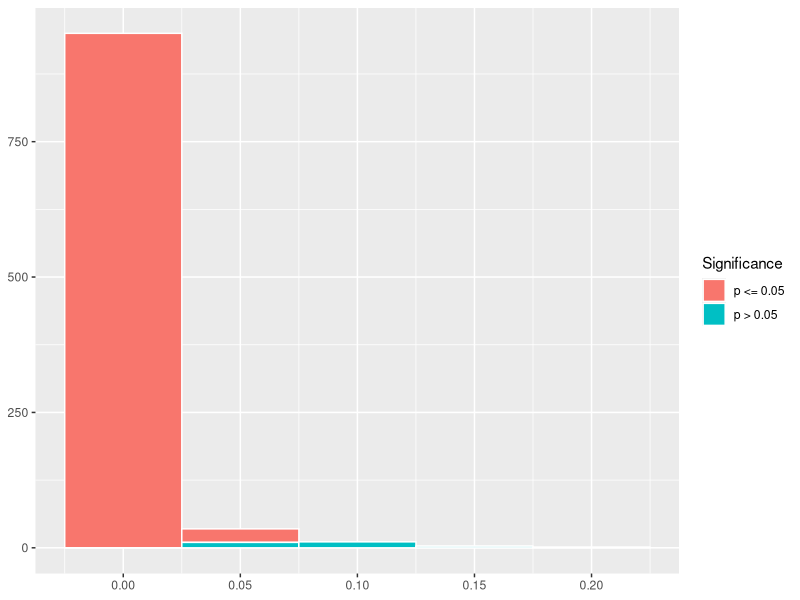

Source code (R):
library(ggplot2)

# change these parameters if you wnt
samplesPerExperiment <- 100
nExperiments <- 1000

# generate the experimental data
controls = rnorm(n = samplesPerExperiment*nExperiments, mean = 50, sd = 20)
tests = rnorm(n = samplesPerExperiment*nExperiments, mean = 60, sd = 20)
dim(controls) <- c(samplesPerExperiment, nExperiments)
dim(tests) <- c(samplesPerExperiment, nExperiments)

# this function calculate a p values
pValue <- function(nSamples1, mean1, var1,
                   nSamples2, mean2, var2) {
    delta <- mean2 - mean1
    stderr <- sqrt(var1/nSamples1 + var2/nSamples2)
    z <- delta / stderr
    1 - pnorm(z, mean = 0, sd = 1)
}

# apply the pValue function to the experimental data
pVector <- mapply(pValue,
       apply(controls, 2, length),
       apply(controls, 2, mean),
       apply(controls, 2, var),
       apply(tests, 2, length),
       apply(tests, 2, mean),
       apply(tests, 2, var))

# plot a histogram
myPlot <- ggplot() +
    geom_histogram(aes(x = pVector,
                   fill = ifelse(pVector < 0.05, "#56B4E9", "#E69F00")),
                   binwidth = 0.05,
                   color = "white") +
    scale_fill_discrete(name = "Significance",
                        labels = c("p <= 0.05", "p > 0.05")) +
    theme(axis.title.x = element_blank()) +
    theme(axis.title.y = element_blank())

# ...profit!
plot(myPlot)

sum(pVector <= 0.05)
sum(pVector > 0.05)
summary(pVector)